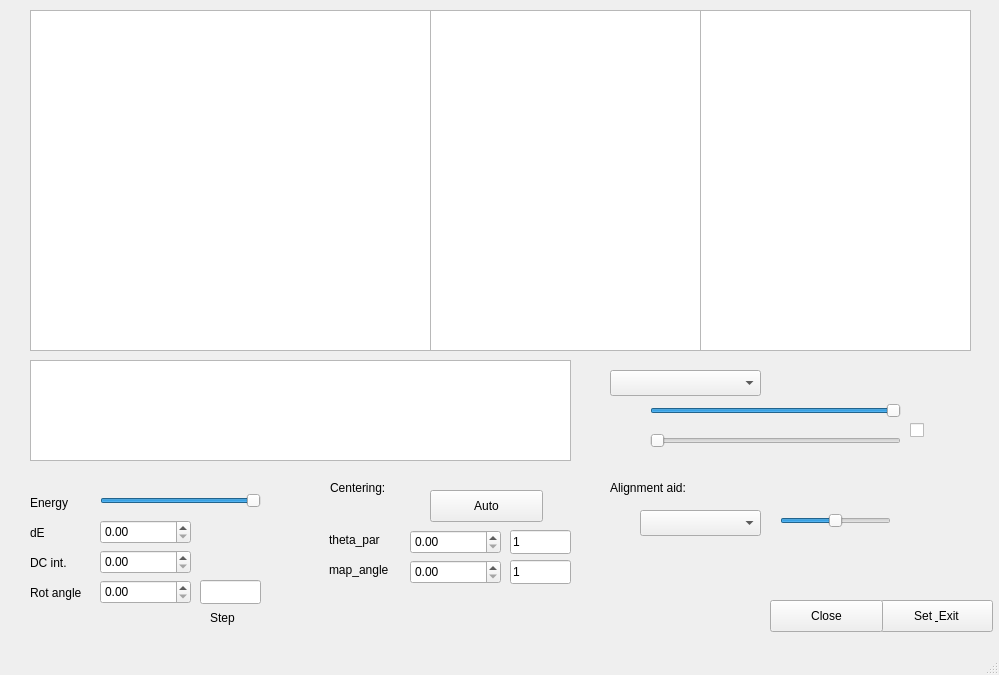
<?xml version="1.0" encoding="UTF-8"?>
<ui version="4.0">
 <class>AlignFS_panel</class>
 <widget class="QMainWindow" name="AlignFS_panel">
  <property name="enabled">
   <bool>true</bool>
  </property>
  <property name="geometry">
   <rect>
    <x>0</x>
    <y>0</y>
    <width>999</width>
    <height>675</height>
   </rect>
  </property>
  <property name="windowTitle">
   <string>Align FS</string>
  </property>
  <widget class="QWidget" name="centralwidget">
   <property name="mouseTracking">
    <bool>false</bool>
   </property>
   <property name="autoFillBackground">
    <bool>false</bool>
   </property>
   <widget class="PlotWidget" name="MainPlot">
    <property name="geometry">
     <rect>
      <x>30</x>
      <y>10</y>
      <width>401</width>
      <height>341</height>
     </rect>
    </property>
    <property name="cursor" stdset="0">
     <cursorShape>CrossCursor</cursorShape>
    </property>
   </widget>
   <widget class="PlotWidget" name="cut1_Plot">
    <property name="geometry">
     <rect>
      <x>430</x>
      <y>10</y>
      <width>271</width>
      <height>341</height>
     </rect>
    </property>
    <property name="cursor" stdset="0">
     <cursorShape>CrossCursor</cursorShape>
    </property>
   </widget>
   <widget class="PlotWidget" name="cut2_Plot">
    <property name="geometry">
     <rect>
      <x>700</x>
      <y>10</y>
      <width>271</width>
      <height>341</height>
     </rect>
    </property>
    <property name="cursor" stdset="0">
     <cursorShape>CrossCursor</cursorShape>
    </property>
   </widget>
   <widget class="GraphicsLayoutWidget" name="graphicsView">
    <property name="geometry">
     <rect>
      <x>30</x>
      <y>360</y>
      <width>541</width>
      <height>101</height>
     </rect>
    </property>
   </widget>
   <widget class="QSlider" name="HCutOff">
    <property name="geometry">
     <rect>
      <x>650</x>
      <y>400</y>
      <width>251</width>
      <height>22</height>
     </rect>
    </property>
    <property name="maximum">
     <number>100</number>
    </property>
    <property name="value">
     <number>100</number>
    </property>
    <property name="orientation">
     <enum>Qt::Horizontal</enum>
    </property>
    <property name="invertedAppearance">
     <bool>false</bool>
    </property>
    <property name="invertedControls">
     <bool>false</bool>
    </property>
   </widget>
   <widget class="QSlider" name="LCutOff">
    <property name="geometry">
     <rect>
      <x>650</x>
      <y>430</y>
      <width>251</width>
      <height>22</height>
     </rect>
    </property>
    <property name="maximum">
     <number>100</number>
    </property>
    <property name="value">
     <number>0</number>
    </property>
    <property name="sliderPosition">
     <number>0</number>
    </property>
    <property name="orientation">
     <enum>Qt::Horizontal</enum>
    </property>
    <property name="invertedAppearance">
     <bool>false</bool>
    </property>
    <property name="invertedControls">
     <bool>false</bool>
    </property>
   </widget>
   <widget class="QCheckBox" name="checkBox">
    <property name="geometry">
     <rect>
      <x>910</x>
      <y>420</y>
      <width>21</width>
      <height>21</height>
     </rect>
    </property>
    <property name="text">
     <string/>
    </property>
   </widget>
   <widget class="QComboBox" name="Cmaps">
    <property name="geometry">
     <rect>
      <x>610</x>
      <y>370</y>
      <width>151</width>
      <height>26</height>
     </rect>
    </property>
    <property name="editable">
     <bool>false</bool>
    </property>
    <property name="currentText">
     <string/>
    </property>
   </widget>
   <widget class="QDoubleSpinBox" name="Span_DC">
    <property name="geometry">
     <rect>
      <x>100</x>
      <y>550</y>
      <width>91</width>
      <height>24</height>
     </rect>
    </property>
    <property name="locale">
     <locale language="English" country="UnitedStates"/>
    </property>
   </widget>
   <widget class="QDoubleSpinBox" name="Rot_select">
    <property name="geometry">
     <rect>
      <x>100</x>
      <y>580</y>
      <width>91</width>
      <height>24</height>
     </rect>
    </property>
    <property name="locale">
     <locale language="English" country="UnitedStates"/>
    </property>
   </widget>
   <widget class="QLineEdit" name="Delta_Rot">
    <property name="geometry">
     <rect>
      <x>200</x>
      <y>580</y>
      <width>61</width>
      <height>24</height>
     </rect>
    </property>
   </widget>
   <widget class="QLabel" name="LabelStep">
    <property name="geometry">
     <rect>
      <x>210</x>
      <y>610</y>
      <width>60</width>
      <height>16</height>
     </rect>
    </property>
    <property name="text">
     <string>Step</string>
    </property>
   </widget>
   <widget class="QLabel" name="Label_DC">
    <property name="geometry">
     <rect>
      <x>30</x>
      <y>555</y>
      <width>60</width>
      <height>16</height>
     </rect>
    </property>
    <property name="text">
     <string>DC int.</string>
    </property>
   </widget>
   <widget class="QLabel" name="Label_Rot">
    <property name="geometry">
     <rect>
      <x>30</x>
      <y>585</y>
      <width>60</width>
      <height>16</height>
     </rect>
    </property>
    <property name="text">
     <string>Rot angle</string>
    </property>
   </widget>
   <widget class="QLabel" name="Cen_label">
    <property name="geometry">
     <rect>
      <x>330</x>
      <y>480</y>
      <width>171</width>
      <height>16</height>
     </rect>
    </property>
    <property name="text">
     <string>Centering:</string>
    </property>
   </widget>
   <widget class="QLabel" name="Label_X_cen">
    <property name="geometry">
     <rect>
      <x>329</x>
      <y>530</y>
      <width>71</width>
      <height>20</height>
     </rect>
    </property>
    <property name="text">
     <string>theta_par</string>
    </property>
   </widget>
   <widget class="QLabel" name="Label_Y_cen">
    <property name="geometry">
     <rect>
      <x>329</x>
      <y>560</y>
      <width>71</width>
      <height>20</height>
     </rect>
    </property>
    <property name="text">
     <string>map_angle</string>
    </property>
   </widget>
   <widget class="QDoubleSpinBox" name="X_cen">
    <property name="geometry">
     <rect>
      <x>410</x>
      <y>530</y>
      <width>91</width>
      <height>24</height>
     </rect>
    </property>
    <property name="locale">
     <locale language="English" country="UnitedStates"/>
    </property>
   </widget>
   <widget class="QDoubleSpinBox" name="Y_cen">
    <property name="geometry">
     <rect>
      <x>410</x>
      <y>560</y>
      <width>91</width>
      <height>24</height>
     </rect>
    </property>
    <property name="locale">
     <locale language="English" country="UnitedStates"/>
    </property>
   </widget>
   <widget class="QLineEdit" name="Delta_X_cen">
    <property name="geometry">
     <rect>
      <x>510</x>
      <y>530</y>
      <width>61</width>
      <height>24</height>
     </rect>
    </property>
    <property name="text">
     <string>1</string>
    </property>
   </widget>
   <widget class="QLineEdit" name="Delta_Y_cen">
    <property name="geometry">
     <rect>
      <x>510</x>
      <y>560</y>
      <width>61</width>
      <height>24</height>
     </rect>
    </property>
    <property name="text">
     <string>1</string>
    </property>
   </widget>
   <widget class="QPushButton" name="Auto_cen">
    <property name="geometry">
     <rect>
      <x>430</x>
      <y>490</y>
      <width>113</width>
      <height>32</height>
     </rect>
    </property>
    <property name="text">
     <string>Auto</string>
    </property>
   </widget>
   <widget class="QComboBox" name="align_tool_shape">
    <property name="geometry">
     <rect>
      <x>640</x>
      <y>510</y>
      <width>121</width>
      <height>26</height>
     </rect>
    </property>
    <property name="editable">
     <bool>false</bool>
    </property>
    <property name="currentText">
     <string/>
    </property>
   </widget>
   <widget class="QSlider" name="align_tool_size">
    <property name="geometry">
     <rect>
      <x>780</x>
      <y>510</y>
      <width>111</width>
      <height>22</height>
     </rect>
    </property>
    <property name="maximum">
     <number>100</number>
    </property>
    <property name="value">
     <number>50</number>
    </property>
    <property name="sliderPosition">
     <number>50</number>
    </property>
    <property name="orientation">
     <enum>Qt::Horizontal</enum>
    </property>
    <property name="invertedAppearance">
     <bool>false</bool>
    </property>
    <property name="invertedControls">
     <bool>false</bool>
    </property>
   </widget>
   <widget class="QLabel" name="Label_En">
    <property name="geometry">
     <rect>
      <x>30</x>
      <y>495</y>
      <width>60</width>
      <height>16</height>
     </rect>
    </property>
    <property name="text">
     <string>Energy</string>
    </property>
   </widget>
   <widget class="QLabel" name="Label_dE">
    <property name="geometry">
     <rect>
      <x>30</x>
      <y>525</y>
      <width>60</width>
      <height>16</height>
     </rect>
    </property>
    <property name="text">
     <string>dE</string>
    </property>
   </widget>
   <widget class="QDoubleSpinBox" name="dE_select">
    <property name="geometry">
     <rect>
      <x>100</x>
      <y>520</y>
      <width>91</width>
      <height>24</height>
     </rect>
    </property>
    <property name="locale">
     <locale language="English" country="UnitedStates"/>
    </property>
   </widget>
   <widget class="QPushButton" name="set_norm">
    <property name="geometry">
     <rect>
      <x>880</x>
      <y>600</y>
      <width>113</width>
      <height>32</height>
     </rect>
    </property>
    <property name="text">
     <string>Set &amp; Exit</string>
    </property>
   </widget>
   <widget class="QPushButton" name="exit">
    <property name="geometry">
     <rect>
      <x>770</x>
      <y>600</y>
      <width>113</width>
      <height>32</height>
     </rect>
    </property>
    <property name="text">
     <string>Close</string>
    </property>
   </widget>
   <widget class="QLabel" name="Cen_label_2">
    <property name="geometry">
     <rect>
      <x>610</x>
      <y>480</y>
      <width>171</width>
      <height>16</height>
     </rect>
    </property>
    <property name="text">
     <string>Alignment aid:</string>
    </property>
   </widget>
   <widget class="QSlider" name="En_select">
    <property name="geometry">
     <rect>
      <x>100</x>
      <y>490</y>
      <width>161</width>
      <height>22</height>
     </rect>
    </property>
    <property name="maximum">
     <number>100</number>
    </property>
    <property name="value">
     <number>100</number>
    </property>
    <property name="orientation">
     <enum>Qt::Horizontal</enum>
    </property>
    <property name="invertedAppearance">
     <bool>false</bool>
    </property>
    <property name="invertedControls">
     <bool>false</bool>
    </property>
   </widget>
  </widget>
  <widget class="QMenuBar" name="menubar">
   <property name="geometry">
    <rect>
     <x>0</x>
     <y>0</y>
     <width>999</width>
     <height>22</height>
    </rect>
   </property>
  </widget>
  <widget class="QStatusBar" name="statusbar"/>
 </widget>
 <customwidgets>
  <customwidget>
   <class>PlotWidget</class>
   <extends>QGraphicsView</extends>
   <header>pyqtgraph.h</header>
  </customwidget>
  <customwidget>
   <class>GraphicsLayoutWidget</class>
   <extends>QGraphicsView</extends>
   <header>pyqtgraph.h</header>
  </customwidget>
 </customwidgets>
 <resources/>
 <connections/>
</ui>
